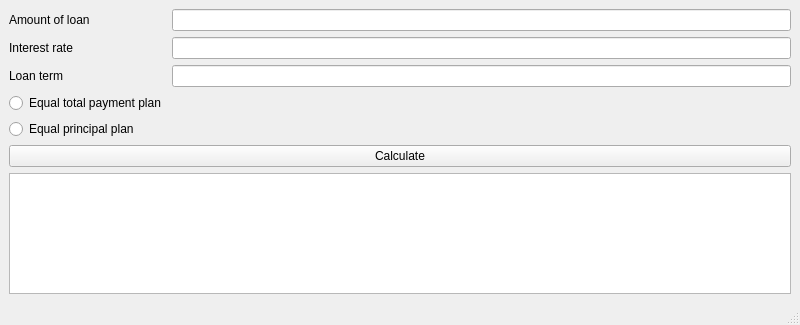
<?xml version="1.0" encoding="UTF-8"?>
<ui version="4.0">
 <class>Credit</class>
 <widget class="QMainWindow" name="Credit">
  <property name="geometry">
   <rect>
    <x>0</x>
    <y>0</y>
    <width>800</width>
    <height>325</height>
   </rect>
  </property>
  <property name="windowTitle">
   <string>MainWindow</string>
  </property>
  <widget class="QWidget" name="centralwidget">
   <layout class="QGridLayout" name="gridLayout">
    <item row="2" column="1">
     <widget class="QLineEdit" name="interest_rate"/>
    </item>
    <item row="0" column="1">
     <widget class="QLineEdit" name="loan_amount"/>
    </item>
    <item row="3" column="0">
     <widget class="QLabel" name="label_3">
      <property name="text">
       <string>Loan term</string>
      </property>
     </widget>
    </item>
    <item row="5" column="0">
     <widget class="QRadioButton" name="diff_payments">
      <property name="text">
       <string>Equal principal plan</string>
      </property>
     </widget>
    </item>
    <item row="3" column="1">
     <widget class="QLineEdit" name="loan_term"/>
    </item>
    <item row="2" column="0">
     <widget class="QLabel" name="label_2">
      <property name="text">
       <string>Interest rate</string>
      </property>
     </widget>
    </item>
    <item row="4" column="0">
     <widget class="QRadioButton" name="equal_payments">
      <property name="text">
       <string>Equal total payment plan</string>
      </property>
     </widget>
    </item>
    <item row="6" column="0" colspan="2">
     <widget class="QPushButton" name="pushButton">
      <property name="text">
       <string>Calculate</string>
      </property>
     </widget>
    </item>
    <item row="0" column="0">
     <widget class="QLabel" name="label">
      <property name="text">
       <string>Amount of loan</string>
      </property>
     </widget>
    </item>
    <item row="7" column="0" colspan="2">
     <widget class="QTextEdit" name="textEdit"/>
    </item>
   </layout>
  </widget>
  <widget class="QMenuBar" name="menubar">
   <property name="geometry">
    <rect>
     <x>0</x>
     <y>0</y>
     <width>800</width>
     <height>24</height>
    </rect>
   </property>
  </widget>
  <widget class="QStatusBar" name="statusbar"/>
 </widget>
 <resources/>
 <connections/>
</ui>
